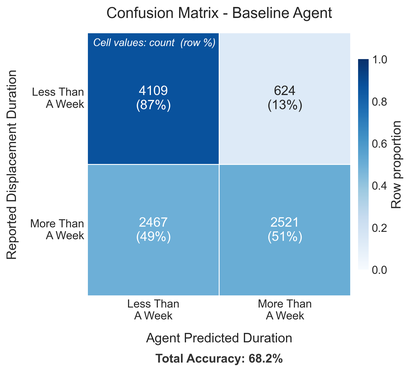
#> input picture Example 6/confusion_matrix_baseline.png, 410 x 372 px, shrunk from 1824 x 1656 before the run, found by its file name
$ python combine_confusion_matrices.py
#> lines starting #> are read from the running program, lines starting #| are printed output that depends on the picture
"""Combine four confusion matrix PNGs into a single 2x2 figure with a, b, c, d labels."""

import matplotlib.pyplot as plt
import matplotlib.image as mpimg

FOLDER_NAME = './Example 6/'
IMAGES = [
    'confusion_matrix_baseline.png',
    'confusion_matrix_ruleset.png',
    'confusion_matrix_literature.png',
    'confusion_matrix_gpt5mini.png',
]
LABELS = ['a', 'b', 'c', 'd']
OUTPUT = 'confusion_matrices_combined.png'

fig, axes = plt.subplots(2, 2, figsize=(14, 12))

for ax, filename, label in zip(axes.flat, IMAGES, LABELS):
    img = mpimg.imread(FOLDER_NAME + filename)
#> img is the input picture: shape (372, 410, 4) float32; mean R, G, B, A 0.722, 0.82, 0.895, 1
    ax.imshow(img)
    ax.axis('off')
    ax.text(
        0.5, -0.04,
        f'({label})',
        transform=ax.transAxes,
        ha='center', va='top',
        fontsize=16, fontweight='bold',
    )

plt.tight_layout(h_pad=2, w_pad=1)
plt.savefig(FOLDER_NAME + OUTPUT, dpi=300, bbox_inches='tight')
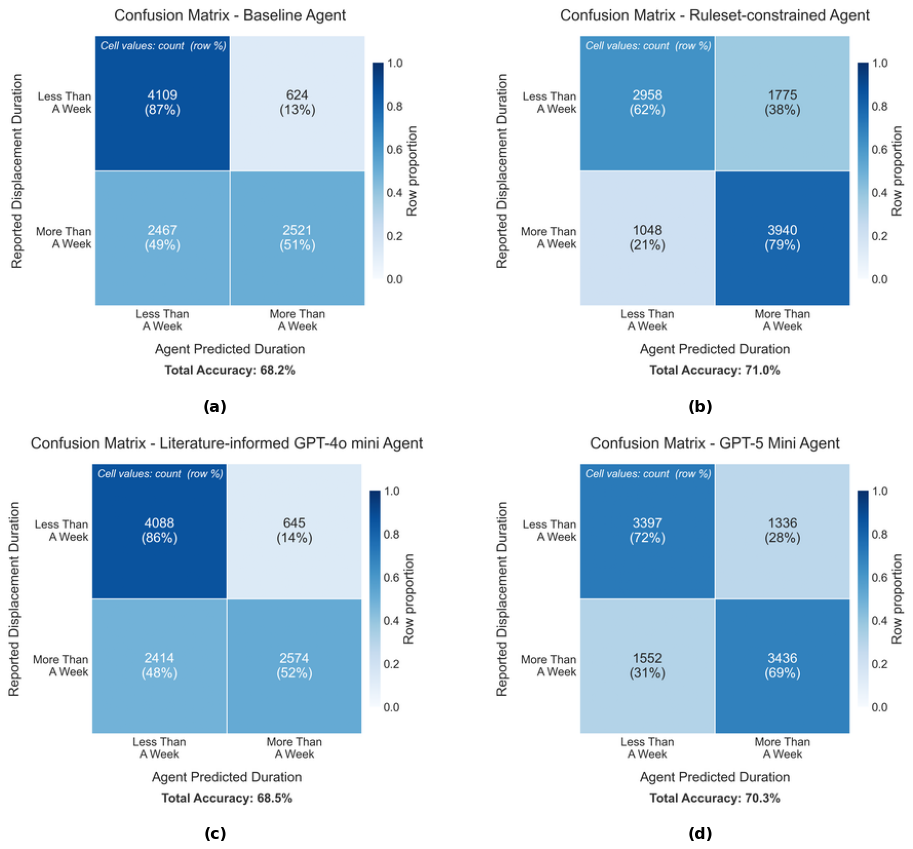
#> figure drawn by matplotlib, 4 panels
print(f'Saved to {FOLDER_NAME + OUTPUT}')
